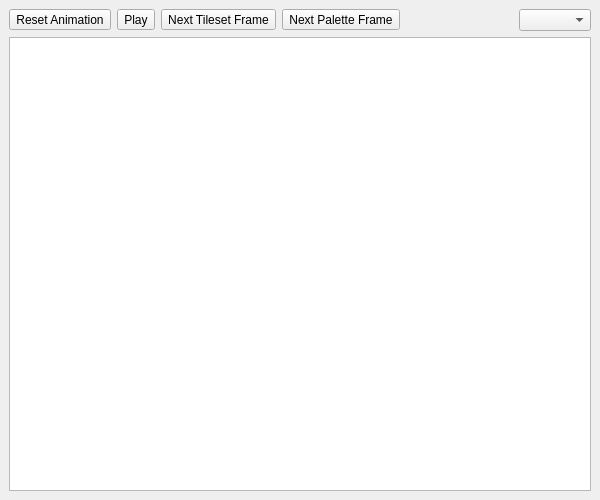
<?xml version="1.0" encoding="UTF-8"?>
<ui version="4.0">
 <class>UnTech::GuiQt::Rooms::EditorWidget</class>
 <widget class="QMainWindow" name="UnTech::GuiQt::Rooms::EditorWidget">
  <property name="geometry">
   <rect>
    <x>0</x>
    <y>0</y>
    <width>600</width>
    <height>500</height>
   </rect>
  </property>
  <widget class="QWidget" name="centralWidget">
   <layout class="QVBoxLayout" name="verticalLayout">
    <item>
     <layout class="QHBoxLayout" name="headerLayout">
      <item>
       <widget class="QToolButton" name="resetAnimationButton">
        <property name="toolTip">
         <string>Reset Animation</string>
        </property>
        <property name="text">
         <string>Reset Animation</string>
        </property>
        <property name="icon">
         <iconset resource="../../../resources/resources.qrc">
          <normaloff>:/icons/animation-reset.svg</normaloff>:/icons/animation-reset.svg</iconset>
        </property>
       </widget>
      </item>
      <item>
       <widget class="QToolButton" name="playButton">
        <property name="toolTip">
         <string>Play Animation</string>
        </property>
        <property name="text">
         <string>Play</string>
        </property>
        <property name="icon">
         <iconset resource="../../../resources/resources.qrc">
          <normaloff>:/icons/animation-play.svg</normaloff>:/icons/animation-play.svg</iconset>
        </property>
        <property name="checkable">
         <bool>true</bool>
        </property>
       </widget>
      </item>
      <item>
       <widget class="QToolButton" name="nextTilesetFrameButton">
        <property name="toolTip">
         <string>Next Tileset Frame</string>
        </property>
        <property name="text">
         <string>Next Tileset Frame</string>
        </property>
        <property name="icon">
         <iconset resource="../../../resources/resources.qrc">
          <normaloff>:/icons/animation-skip.svg</normaloff>:/icons/animation-skip.svg</iconset>
        </property>
       </widget>
      </item>
      <item>
       <widget class="QToolButton" name="nextPaletteFrameButton">
        <property name="toolTip">
         <string>Next Palette Frame</string>
        </property>
        <property name="text">
         <string>Next Palette Frame</string>
        </property>
        <property name="icon">
         <iconset resource="../../../resources/resources.qrc">
          <normaloff>:/icons/animation-skip.svg</normaloff>:/icons/animation-skip.svg</iconset>
        </property>
       </widget>
      </item>
      <item>
       <widget class="QToolBar" name="editorToolBar">
        <property name="movable">
         <bool>false</bool>
        </property>
        <property name="iconSize">
         <size>
          <width>16</width>
          <height>16</height>
         </size>
        </property>
        <property name="floatable">
         <bool>false</bool>
        </property>
       </widget>
      </item>
      <item>
       <spacer name="horizontalSpacer">
        <property name="orientation">
         <enum>Qt::Horizontal</enum>
        </property>
        <property name="sizeHint" stdset="0">
         <size>
          <width>0</width>
          <height>0</height>
         </size>
        </property>
       </spacer>
      </item>
      <item>
       <widget class="QComboBox" name="region"/>
      </item>
     </layout>
    </item>
    <item>
     <widget class="ZoomableGraphicsView" name="graphicsView"/>
    </item>
   </layout>
  </widget>
 </widget>
 <customwidgets>
  <customwidget>
   <class>ZoomableGraphicsView</class>
   <extends>QGraphicsView</extends>
   <header>gui-qt/common/graphics/zoomablegraphicsview.h</header>
  </customwidget>
 </customwidgets>
 <resources>
  <include location="../../../resources/resources.qrc"/>
 </resources>
 <connections/>
</ui>
